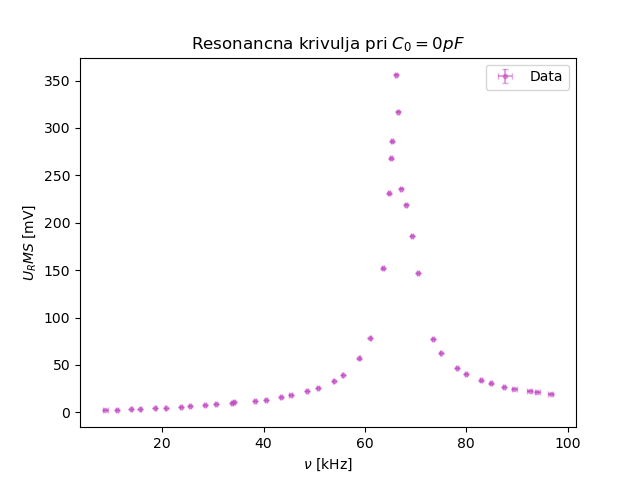

Reproduce this figure in Python.
import matplotlib.pyplot as plt
import numpy as np

frekv = np.genfromtxt("Resonanca_0.txt", usecols=0, skip_header=1)
dfrekv = np.genfromtxt("Resonanca_0.txt", usecols=1, skip_header=1)
u1 = np.genfromtxt("Resonanca_0.txt", usecols=2, skip_header=1)
du1 = np.genfromtxt("Resonanca_0.txt", usecols=3, skip_header=1)


plt.errorbar(frekv, u1, xerr=dfrekv, yerr=du1, markersize=3, color="#C44BC4", linestyle='None',
             marker="o", capsize=2, label="Data", alpha=0.5)
plt.title(r'Resonancna krivulja pri $C_0 = 0 pF$')
plt.xlabel(r"$\nu$ [kHz]")
plt.ylabel(r'$U_RMS$ [mV]')
plt.legend()
plt.show()
